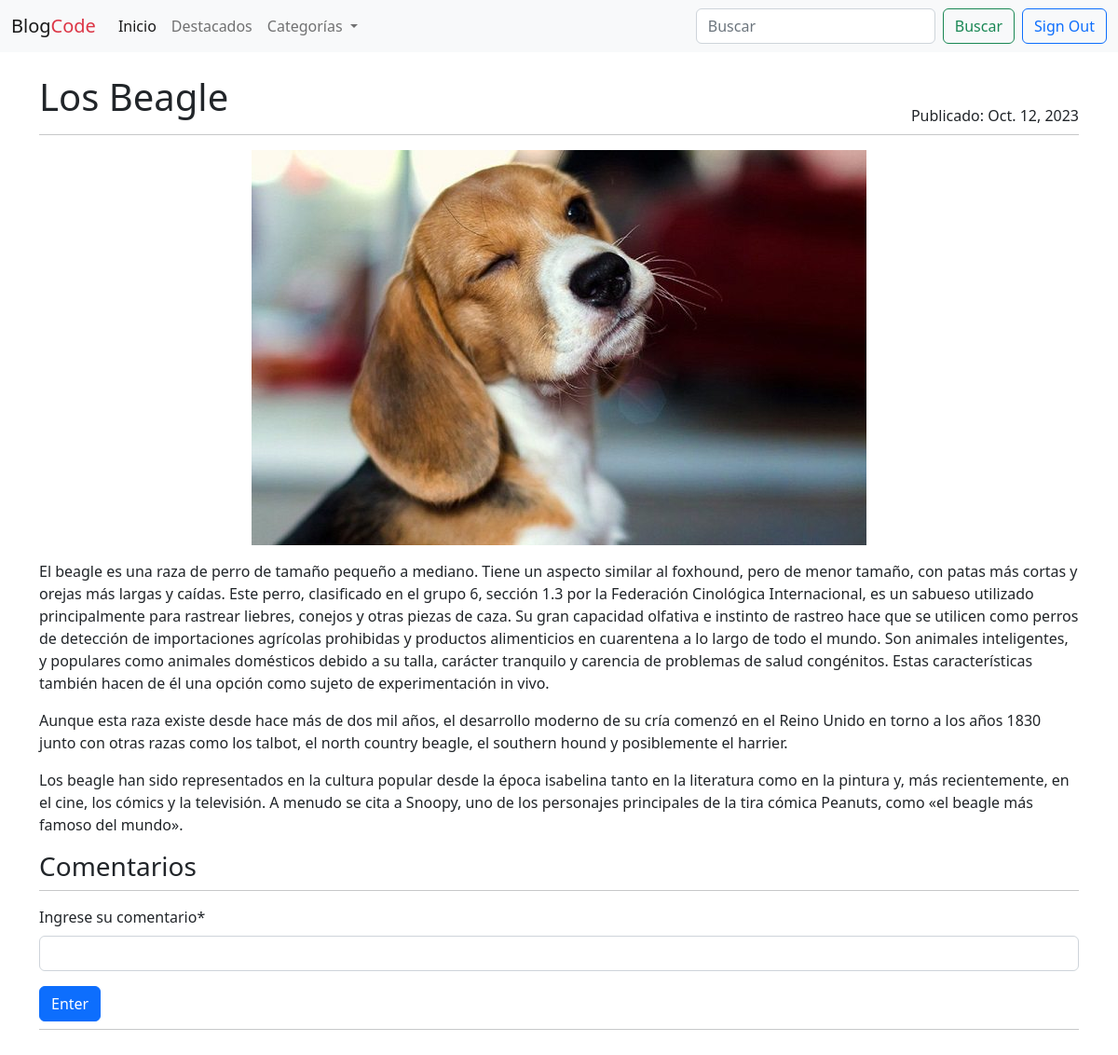
The page /post/Beagle (signed in) on the database its author committed.
### blogs/models.py (models this page shows, shortened)
class Post(models.Model):
    title = models.CharField(max_length=255)
    slug = models.SlugField(unique=True)
    overview = models.TextField()
    date_created = models.DateTimeField(auto_now_add=True)
    content = models.TextField()
    author = models.ForeignKey(settings.AUTH_USER_MODEL, on_delete=models.PROTECT)
    categories = models.ManyToManyField('Category')
    featured = models.BooleanField(default=False)
    image = models.ImageField(upload_to='post_images/', blank=True, null=True)
    pub_date = models.DateTimeField(default=timezone.now)
    class Meta:
        ordering = ["-date_created"]

### blogs/views.py (the view, shortened to what this page needs)
# urls.py: path('post/<slug:slug>', views.PostView.as_view(), name='post'),
class PostView(View):
    def get(self, request, *args, **kwargs):
        view = PostDetailView.as_view()
        return view(request, *args, **kwargs)

### blogs/forms.py
class PostCommentForm(forms.ModelForm):
    content = forms.CharField(label='Ingrese su comentario')
    class Meta:
        model = Comment
        fields = ['content']

### blogs/context_processors.py (called while the page is built)
def categories_processor(request):
    categories = Category.objects.all()
    return {
        'categories': categories
    }

### blogs/templatetags/markdown_extras.py (called while the page is built)
@register.filter()
@stringfilter
def markdown(value):
    return md.markdown(value, extensions=[
        'markdown.extensions.fenced_code',
        'markdown.extensions.toc'
    ])

### blogs/views.py (called while the page is built)
    def get_context_data(self, **kwargs):
        context = super().get_context_data(**kwargs)
        context['form'] = PostCommentForm()
        return context

### blogs/templates/blogs/post_detail.html (shortened to what this page needs)
{% extends 'base.html' %}
{% load markdown_extras %}
{% load crispy_forms_tags %}
{% block content %}
<div class="container-xxl bd-gutter mt-3 my-md-4 bd-layout">
    <main class="container">
        <div class="row g-5">
            <div class="col-md-12">
                <div class="row">
                    <div class="d-flex justify-content-between">
                        <h1>{{ post.title }}</h1>
                        <div class="align-self-end">Publicado: {{ post.pub_date.date }}</div>
                    </div>
                </div>
                <hr class="d-none d-md-block my-2 mb-3 mt-2">
                {% if post.image %}
                    <div class="text-center">
                        <img src="{{ post.image.url }}" class="img-fluid" alt="image">
                    </div>
                {% endif %}
                <p>{{ post.content | markdown | safe }}</p>
                <h3 id="comments-section">Comentarios</h3>
                <hr class="d-none d-md-block my-2 mb-3 mt-2">
                <form method="post">
                    {{ form|crispy }}
                    <button class="btn btn-primary" type="submit">Enter</button>
                </form>
                <hr class="d-none d-md-block my-2 mb-3 mt-2">
            </div>
        </div>
    </main>
</div>
{% endblock content %}

### rows shown on the page
Post: title "Los Beagle", pub_date "Oct. 12, 2023", image (picture), content "El beagle es una raza de perro de tamaño pequeño a mediano. Tiene un aspecto similar al foxhound, pero de menor tamaño, con patas más cortas y orejas más largas y caídas. Este perro, clasificado en el grupo 6, sección 1.3 por la Federación Cinológica Internacional, es un sabueso utilizado principalmente para rastrear liebres, conejos y otras piezas de caza. Su gran capacidad olfativa e instinto de rastreo hace que se utilicen como perros de detección de importaciones agrícolas prohibidas y productos alimenticios en cuarentena a lo largo de todo el mundo. Son animales inteligentes, y populares como animales domésticos debido a su talla, carácter tranquilo y carencia de problemas de salud…"
